Frame 1 (no input): blank canvas, image omitted
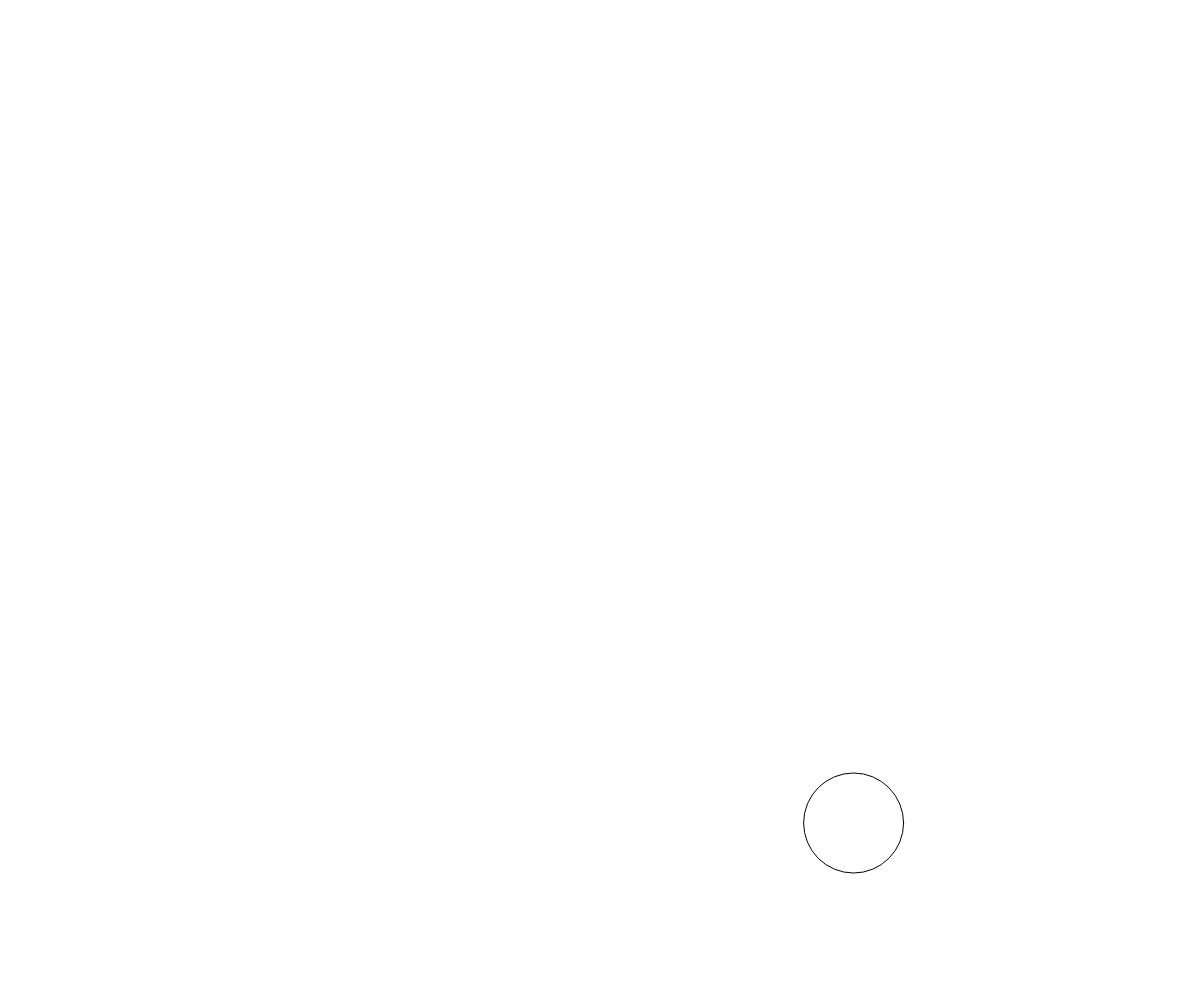
Frame 60 (no input)
Frame 120 (the mouse pressed at the canvas centre since frame 60): blank canvas, image omitted

The p5.js sketch that drew this single still picture (run headless with seeded random() and noise() and a simulated clock; from frame 60 on, the mouse is pressed at the canvas centre):

// p5.js sketch
// ── sketch.js
let myBubble;

function setup() {
  createCanvas(windowWidth, windowHeight);
  myBubble = new Bubble();
}

function draw() {
  background(255);
  ellipse(myBubble.x, myBubble.y, myBubble.radius);
  myBubble.rise();
}

class Bubble {
  constructor() {
    this.y = height;
    this.x = random(width);
    this.radius = 100;
    this.ySpeed = -3;
    this.xSpeed = 4;
  }

  rise() {
    if (this.y > 0){
      this.y += this.ySpeed;
    }

    this.x += random(-this.xSpeed, this.xSpeed);
  }
}
